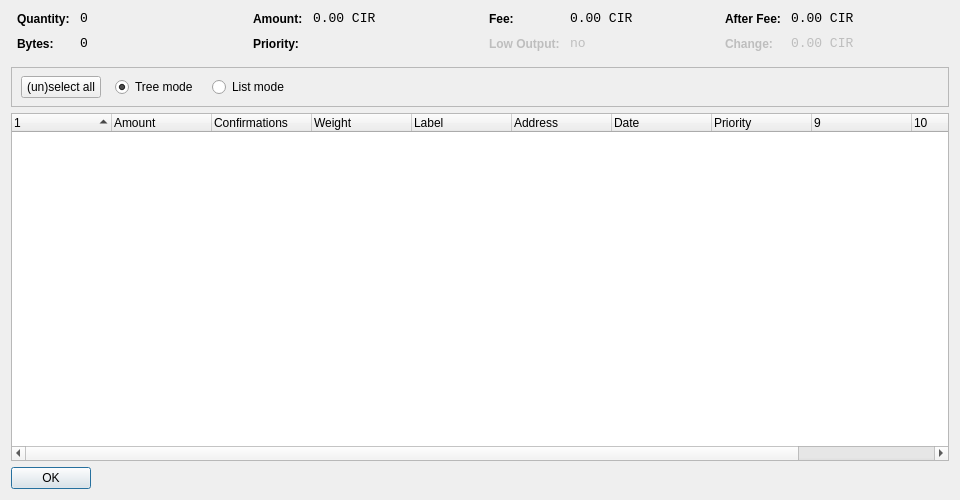
<?xml version="1.0" encoding="UTF-8"?>
<ui version="4.0">
 <class>CoinControlDialog</class>
 <widget class="QDialog" name="CoinControlDialog">
  <property name="geometry">
   <rect>
    <x>0</x>
    <y>0</y>
    <width>960</width>
    <height>500</height>
   </rect>
  </property>
  <property name="windowTitle">
   <string>Coin Control</string>
  </property>
  <layout class="QVBoxLayout" name="verticalLayout">
   <item>
    <layout class="QHBoxLayout" name="horizontalLayoutTop" stretch="0,0,0,0">
     <property name="topMargin">
      <number>0</number>
     </property>
     <property name="bottomMargin">
      <number>10</number>
     </property>
     <item>
      <layout class="QFormLayout" name="formLayoutCoinControl1">
       <property name="horizontalSpacing">
        <number>10</number>
       </property>
       <property name="verticalSpacing">
        <number>10</number>
       </property>
       <property name="leftMargin">
        <number>6</number>
       </property>
       <property name="rightMargin">
        <number>6</number>
       </property>
       <item row="0" column="0">
        <widget class="QLabel" name="labelCoinControlQuantityText">
         <property name="styleSheet">
          <string notr="true">font-weight:bold;</string>
         </property>
         <property name="text">
          <string>Quantity:</string>
         </property>
        </widget>
       </item>
       <item row="0" column="1">
        <widget class="QLabel" name="labelCoinControlQuantity">
         <property name="font">
          <font>
           <family>Monospace</family>
           <pointsize>10</pointsize>
          </font>
         </property>
         <property name="cursor">
          <cursorShape>IBeamCursor</cursorShape>
         </property>
         <property name="contextMenuPolicy">
          <enum>Qt::ActionsContextMenu</enum>
         </property>
         <property name="text">
          <string notr="true">0</string>
         </property>
         <property name="textInteractionFlags">
          <set>Qt::LinksAccessibleByMouse|Qt::TextSelectableByKeyboard|Qt::TextSelectableByMouse</set>
         </property>
        </widget>
       </item>
       <item row="1" column="0">
        <widget class="QLabel" name="labelCoinControlBytesText">
         <property name="styleSheet">
          <string notr="true">font-weight:bold;</string>
         </property>
         <property name="text">
          <string>Bytes:</string>
         </property>
        </widget>
       </item>
       <item row="1" column="1">
        <widget class="QLabel" name="labelCoinControlBytes">
         <property name="font">
          <font>
           <family>Monospace</family>
           <pointsize>10</pointsize>
          </font>
         </property>
         <property name="cursor">
          <cursorShape>IBeamCursor</cursorShape>
         </property>
         <property name="contextMenuPolicy">
          <enum>Qt::ActionsContextMenu</enum>
         </property>
         <property name="text">
          <string notr="true">0</string>
         </property>
         <property name="textInteractionFlags">
          <set>Qt::LinksAccessibleByMouse|Qt::TextSelectableByKeyboard|Qt::TextSelectableByMouse</set>
         </property>
        </widget>
       </item>
      </layout>
     </item>
     <item>
      <layout class="QFormLayout" name="formLayoutCoinControl2">
       <property name="horizontalSpacing">
        <number>10</number>
       </property>
       <property name="verticalSpacing">
        <number>10</number>
       </property>
       <property name="leftMargin">
        <number>6</number>
       </property>
       <property name="rightMargin">
        <number>6</number>
       </property>
       <item row="0" column="0">
        <widget class="QLabel" name="labelCoinControlAmountText">
         <property name="styleSheet">
          <string notr="true">font-weight:bold;</string>
         </property>
         <property name="text">
          <string>Amount:</string>
         </property>
        </widget>
       </item>
       <item row="0" column="1">
        <widget class="QLabel" name="labelCoinControlAmount">
         <property name="font">
          <font>
           <family>Monospace</family>
           <pointsize>10</pointsize>
          </font>
         </property>
         <property name="cursor">
          <cursorShape>IBeamCursor</cursorShape>
         </property>
         <property name="contextMenuPolicy">
          <enum>Qt::ActionsContextMenu</enum>
         </property>
         <property name="text">
          <string notr="true">0.00 CIR</string>
         </property>
         <property name="textInteractionFlags">
          <set>Qt::LinksAccessibleByMouse|Qt::TextSelectableByKeyboard|Qt::TextSelectableByMouse</set>
         </property>
        </widget>
       </item>
       <item row="1" column="0">
        <widget class="QLabel" name="labelCoinControlPriorityText">
         <property name="styleSheet">
          <string notr="true">font-weight:bold;</string>
         </property>
         <property name="text">
          <string>Priority:</string>
         </property>
        </widget>
       </item>
       <item row="1" column="1">
        <widget class="QLabel" name="labelCoinControlPriority">
         <property name="font">
          <font>
           <family>Monospace</family>
           <pointsize>10</pointsize>
          </font>
         </property>
         <property name="cursor">
          <cursorShape>IBeamCursor</cursorShape>
         </property>
         <property name="contextMenuPolicy">
          <enum>Qt::ActionsContextMenu</enum>
         </property>
         <property name="text">
          <string/>
         </property>
         <property name="textInteractionFlags">
          <set>Qt::LinksAccessibleByMouse|Qt::TextSelectableByKeyboard|Qt::TextSelectableByMouse</set>
         </property>
        </widget>
       </item>
      </layout>
     </item>
     <item>
      <layout class="QFormLayout" name="formLayoutCoinControl3">
       <property name="horizontalSpacing">
        <number>10</number>
       </property>
       <property name="verticalSpacing">
        <number>10</number>
       </property>
       <property name="leftMargin">
        <number>6</number>
       </property>
       <property name="rightMargin">
        <number>6</number>
       </property>
       <item row="0" column="0">
        <widget class="QLabel" name="labelCoinControlFeeText">
         <property name="styleSheet">
          <string notr="true">font-weight:bold;</string>
         </property>
         <property name="text">
          <string>Fee:</string>
         </property>
        </widget>
       </item>
       <item row="0" column="1">
        <widget class="QLabel" name="labelCoinControlFee">
         <property name="font">
          <font>
           <family>Monospace</family>
           <pointsize>10</pointsize>
          </font>
         </property>
         <property name="cursor">
          <cursorShape>IBeamCursor</cursorShape>
         </property>
         <property name="contextMenuPolicy">
          <enum>Qt::ActionsContextMenu</enum>
         </property>
         <property name="text">
          <string notr="true">0.00 CIR</string>
         </property>
         <property name="textInteractionFlags">
          <set>Qt::LinksAccessibleByMouse|Qt::TextSelectableByKeyboard|Qt::TextSelectableByMouse</set>
         </property>
        </widget>
       </item>
       <item row="1" column="0">
        <widget class="QLabel" name="labelCoinControlLowOutputText">
         <property name="enabled">
          <bool>false</bool>
         </property>
         <property name="styleSheet">
          <string notr="true">font-weight:bold;</string>
         </property>
         <property name="text">
          <string>Low Output:</string>
         </property>
        </widget>
       </item>
       <item row="1" column="1">
        <widget class="QLabel" name="labelCoinControlLowOutput">
         <property name="enabled">
          <bool>false</bool>
         </property>
         <property name="font">
          <font>
           <family>Monospace</family>
           <pointsize>10</pointsize>
          </font>
         </property>
         <property name="cursor">
          <cursorShape>IBeamCursor</cursorShape>
         </property>
         <property name="contextMenuPolicy">
          <enum>Qt::ActionsContextMenu</enum>
         </property>
         <property name="text">
          <string notr="true">no</string>
         </property>
         <property name="textInteractionFlags">
          <set>Qt::LinksAccessibleByMouse|Qt::TextSelectableByKeyboard|Qt::TextSelectableByMouse</set>
         </property>
        </widget>
       </item>
      </layout>
     </item>
     <item>
      <layout class="QFormLayout" name="formLayoutCoinControl4">
       <property name="horizontalSpacing">
        <number>10</number>
       </property>
       <property name="verticalSpacing">
        <number>10</number>
       </property>
       <property name="leftMargin">
        <number>6</number>
       </property>
       <property name="rightMargin">
        <number>6</number>
       </property>
       <item row="0" column="0">
        <widget class="QLabel" name="labelCoinControlAfterFeeText">
         <property name="styleSheet">
          <string notr="true">font-weight:bold;</string>
         </property>
         <property name="text">
          <string>After Fee:</string>
         </property>
        </widget>
       </item>
       <item row="0" column="1">
        <widget class="QLabel" name="labelCoinControlAfterFee">
         <property name="font">
          <font>
           <family>Monospace</family>
           <pointsize>10</pointsize>
          </font>
         </property>
         <property name="cursor">
          <cursorShape>IBeamCursor</cursorShape>
         </property>
         <property name="contextMenuPolicy">
          <enum>Qt::ActionsContextMenu</enum>
         </property>
         <property name="text">
          <string notr="true">0.00 CIR</string>
         </property>
         <property name="textInteractionFlags">
          <set>Qt::LinksAccessibleByMouse|Qt::TextSelectableByKeyboard|Qt::TextSelectableByMouse</set>
         </property>
        </widget>
       </item>
       <item row="1" column="0">
        <widget class="QLabel" name="labelCoinControlChangeText">
         <property name="enabled">
          <bool>false</bool>
         </property>
         <property name="styleSheet">
          <string notr="true">font-weight:bold;</string>
         </property>
         <property name="text">
          <string>Change:</string>
         </property>
        </widget>
       </item>
       <item row="1" column="1">
        <widget class="QLabel" name="labelCoinControlChange">
         <property name="enabled">
          <bool>false</bool>
         </property>
         <property name="font">
          <font>
           <family>Monospace</family>
           <pointsize>10</pointsize>
          </font>
         </property>
         <property name="cursor">
          <cursorShape>IBeamCursor</cursorShape>
         </property>
         <property name="contextMenuPolicy">
          <enum>Qt::ActionsContextMenu</enum>
         </property>
         <property name="text">
          <string notr="true">0.00 CIR</string>
         </property>
         <property name="textInteractionFlags">
          <set>Qt::LinksAccessibleByMouse|Qt::TextSelectableByKeyboard|Qt::TextSelectableByMouse</set>
         </property>
        </widget>
       </item>
      </layout>
     </item>
    </layout>
   </item>
   <item>
    <widget class="QFrame" name="frame">
     <property name="minimumSize">
      <size>
       <width>0</width>
       <height>40</height>
      </size>
     </property>
     <property name="frameShape">
      <enum>QFrame::StyledPanel</enum>
     </property>
     <property name="frameShadow">
      <enum>QFrame::Sunken</enum>
     </property>
     <widget class="QWidget" name="horizontalLayoutWidget">
      <property name="geometry">
       <rect>
        <x>10</x>
        <y>0</y>
        <width>781</width>
        <height>41</height>
       </rect>
      </property>
      <layout class="QHBoxLayout" name="horizontalLayoutPanel" stretch="0,0,0,0,0">
       <property name="spacing">
        <number>14</number>
       </property>
       <item>
        <widget class="QPushButton" name="pushButtonSelectAll">
         <property name="sizePolicy">
          <sizepolicy hsizetype="Maximum" vsizetype="Fixed">
           <horstretch>0</horstretch>
           <verstretch>0</verstretch>
          </sizepolicy>
         </property>
         <property name="text">
          <string>(un)select all</string>
         </property>
        </widget>
       </item>
       <item>
        <widget class="QRadioButton" name="radioTreeMode">
         <property name="sizePolicy">
          <sizepolicy hsizetype="Maximum" vsizetype="Fixed">
           <horstretch>0</horstretch>
           <verstretch>0</verstretch>
          </sizepolicy>
         </property>
         <property name="text">
          <string>Tree mode</string>
         </property>
         <property name="checked">
          <bool>true</bool>
         </property>
        </widget>
       </item>
       <item>
        <widget class="QRadioButton" name="radioListMode">
         <property name="sizePolicy">
          <sizepolicy hsizetype="Maximum" vsizetype="Fixed">
           <horstretch>0</horstretch>
           <verstretch>0</verstretch>
          </sizepolicy>
         </property>
         <property name="text">
          <string>List mode</string>
         </property>
        </widget>
       </item>
       <item>
        <spacer name="horizontalSpacer">
         <property name="orientation">
          <enum>Qt::Horizontal</enum>
         </property>
         <property name="sizeHint" stdset="0">
          <size>
           <width>40</width>
           <height>20</height>
          </size>
         </property>
        </spacer>
       </item>
      </layout>
     </widget>
    </widget>
   </item>
   <item>
    <widget class="CoinControlTreeWidget" name="treeWidget">
     <property name="contextMenuPolicy">
      <enum>Qt::CustomContextMenu</enum>
     </property>
     <property name="sortingEnabled">
      <bool>false</bool>
     </property>
     <property name="columnCount">
      <number>11</number>
     </property>
     <attribute name="headerShowSortIndicator" stdset="0">
      <bool>true</bool>
     </attribute>
     <attribute name="headerStretchLastSection">
      <bool>false</bool>
     </attribute>
     <column>
      <property name="text">
       <string/>
      </property>
     </column>
     <column>
      <property name="text">
       <string>Amount</string>
      </property>
     </column>
     <column>
      <property name="text">
       <string>Confirmations</string>
      </property>
      <property name="toolTip">
       <string>Confirmed</string>
      </property>
     </column>
     <column>
      <property name="text">
       <string>Weight</string>
      </property>
     </column>	 	 
     <column>
      <property name="text">
       <string>Label</string>
      </property>
     </column>
     <column>
      <property name="text">
       <string>Address</string>
      </property>
     </column>
     <column>
      <property name="text">
       <string>Date</string>
      </property>
     </column>
     <column>
      <property name="text">
       <string>Priority</string>
      </property>
     </column>
     <column>
      <property name="text">
       <string/>
      </property>
     </column>
     <column>
      <property name="text">
       <string/>
      </property>
     </column>
     <column>
      <property name="text">
       <string/>
      </property>
     </column>
     <column>
      <property name="text">
       <string/>
      </property>
     </column>
    </widget>
   </item>
   <item>
    <widget class="QDialogButtonBox" name="buttonBox">
     <property name="sizePolicy">
      <sizepolicy hsizetype="Maximum" vsizetype="Fixed">
       <horstretch>0</horstretch>
       <verstretch>0</verstretch>
      </sizepolicy>
     </property>
     <property name="orientation">
      <enum>Qt::Horizontal</enum>
     </property>
     <property name="standardButtons">
      <set>QDialogButtonBox::Ok</set>
     </property>
    </widget>
   </item>
  </layout>
 </widget>
 <customwidgets>
  <customwidget>
   <class>CoinControlTreeWidget</class>
   <extends>QTreeWidget</extends>
   <header>coincontroltreewidget.h</header>
  </customwidget>
 </customwidgets>
 <resources/>
 <connections/>
</ui>
